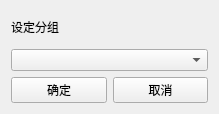
<?xml version="1.0" encoding="UTF-8"?>
<ui version="4.0">
 <class>SetGroupWidget</class>
 <widget class="QWidget" name="SetGroupWidget">
  <property name="geometry">
   <rect>
    <x>0</x>
    <y>0</y>
    <width>219</width>
    <height>114</height>
   </rect>
  </property>
  <property name="windowTitle">
   <string>Form</string>
  </property>
  <layout class="QVBoxLayout" name="verticalLayout_2">
   <item>
    <layout class="QVBoxLayout" name="verticalLayout">
     <item>
      <widget class="QLabel" name="label">
       <property name="text">
        <string>设定分组</string>
       </property>
      </widget>
     </item>
     <item>
      <widget class="QComboBox" name="comboBox"/>
     </item>
     <item>
      <layout class="QHBoxLayout" name="horizontalLayout">
       <item>
        <widget class="QPushButton" name="pushButtonSure">
         <property name="text">
          <string>确定</string>
         </property>
        </widget>
       </item>
       <item>
        <widget class="QPushButton" name="pushButtonCancel">
         <property name="text">
          <string>取消</string>
         </property>
        </widget>
       </item>
      </layout>
     </item>
    </layout>
   </item>
  </layout>
 </widget>
 <resources/>
 <connections/>
</ui>
